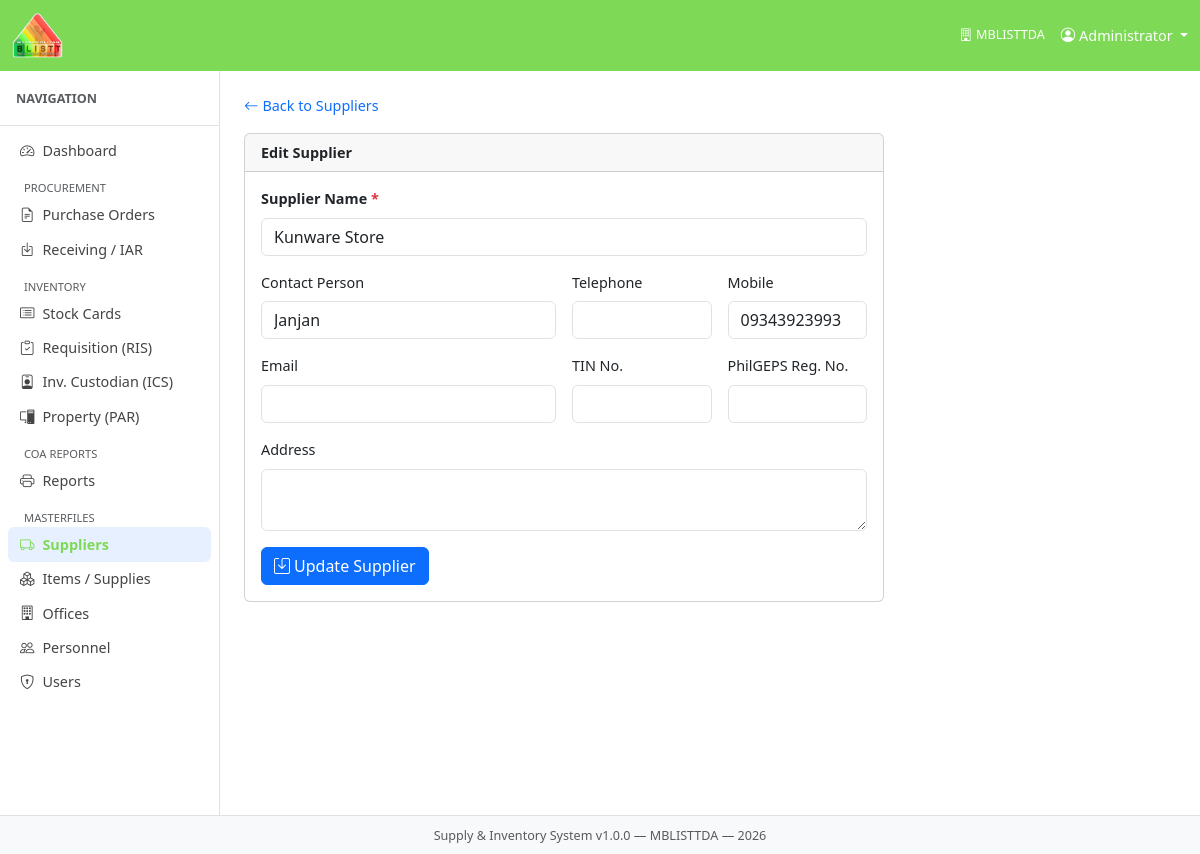
The page /index.php?mod=suppliers&act=edit&id=3 on the database its author committed.
### tables this page shows
CREATE TABLE `suppliers` (
  `supplier_id` int(10) UNSIGNED NOT NULL,
  `supplier_name` varchar(200) NOT NULL,
  `contact_person` varchar(150) DEFAULT NULL,
  `telephone` varchar(50) DEFAULT NULL,
  `mobile` varchar(50) DEFAULT NULL,
  `email` varchar(150) DEFAULT NULL,
  `address` text DEFAULT NULL,
  `tin_no` varchar(20) DEFAULT NULL COMMENT 'Tax Identification Number',
  `philgeps_reg_no` varchar(50) DEFAULT NULL COMMENT 'PhilGEPS registration number',
  `is_active` tinyint(1) NOT NULL DEFAULT 1,
  `created_at` timestamp NOT NULL DEFAULT current_timestamp(),
  `updated_at` timestamp NOT NULL DEFAULT current_timestamp() ON UPDATE current_timestamp()
);

### core/Controller.php (called while the page is built, shortened)
<?php
abstract class Controller {
    protected function render(string $viewFile, array $data = []): void {
        extract($data);
        $viewPath = ROOT_PATH . '/modules/' . $viewFile . '.php';
        include $viewPath;
    }
    protected function get(string $key, mixed $default = ''): mixed {
        return $_GET[$key] ?? $default;
    }
}

### modules/suppliers/SupplierController.php (called while the page is built, shortened)
<?php
class SupplierController extends Controller {
    private SupplierModel $m;
    public function __construct() { $this->m = new SupplierModel(); }
    public function edit(): void {
        $id  = (int)$this->get('id');
        $row = $this->m->findById($id);
        $this->render('suppliers/edit', compact('row'));
    }
}

### core/Router.php (called while the page is built, shortened)
<?php
class Router {
    public function dispatch(): void {
        $act = $_GET['act'] ?? 'index';
        $act = preg_replace('/[^a-zA-Z_]/', '', $act);
        $controller = new $class();
        $controller->$act();
    }
}

### index.php (called while the page is built, shortened)
<?php
require_once ROOT_PATH . '/config/database.php';
require_once ROOT_PATH . '/core/Database.php';
require_once ROOT_PATH . '/core/Model.php';
require_once ROOT_PATH . '/core/Controller.php';
require_once ROOT_PATH . '/core/Router.php';
$router = new Router();
$router->dispatch();

### core/Database.php (called while the page is built, shortened)
<?php
class Database {
    private static ?Database $instance = null;
    private PDO $pdo;
    private function __construct() {
        $dsn = sprintf('mysql:host=%s;port=%s;dbname=%s;charset=%s',
            DB_HOST, DB_PORT, DB_NAME, DB_CHARSET);
        $options = [
            PDO::ATTR_ERRMODE            => PDO::ERRMODE_EXCEPTION,
            PDO::ATTR_DEFAULT_FETCH_MODE => PDO::FETCH_ASSOC,
            PDO::ATTR_EMULATE_PREPARES   => false,
        ];
        try {
            $this->pdo = new PDO($dsn, DB_USER, DB_PASS, $options);
        } catch (PDOException $e) {
            die('Database connection failed: ' . $e->getMessage());
        }
    }
    public static function getInstance(): Database {
        if (self::$instance === null) {
            self::$instance = new self();
        }
        return self::$instance;
    }
    public function query(string $sql, array $params = []): PDOStatement {
        $stmt = $this->pdo->prepare($sql);
        $stmt->execute($params);
        return $stmt;
    }
    public function fetchOne(string $sql, array $params = []): array|false {
        return $this->query($sql, $params)->fetch();
    }
}

### core/Model.php (called while the page is built, shortened)
<?php
abstract class Model {
    protected Database $db;
    protected string $table      = '';
    protected string $primaryKey = 'id';
    public function __construct() {
        $this->db = Database::getInstance();
    }
    public function findById(int $id): array|false {
        $sql = "SELECT * FROM {$this->table} WHERE {$this->primaryKey} = ?";
        return $this->db->fetchOne($sql, [$id]);
    }
}

### views/partials/_supplier_form.php (the view)
<?php $r = $row ?? []; ?>
<div class="row g-3 mb-3">
  <div class="col-12">
    <label class="form-label fw-semibold">Supplier Name <span class="text-danger">*</span></label>
    <input type="text" name="supplier_name" class="form-control"
           value="<?= htmlspecialchars($r['supplier_name'] ?? '') ?>" required>
  </div>
  <div class="col-md-6">
    <label class="form-label">Contact Person</label>
    <input type="text" name="contact_person" class="form-control"
           value="<?= htmlspecialchars($r['contact_person'] ?? '') ?>">
  </div>
  <div class="col-md-3">
    <label class="form-label">Telephone</label>
    <input type="text" name="telephone" class="form-control"
           value="<?= htmlspecialchars($r['telephone'] ?? '') ?>">
  </div>
  <div class="col-md-3">
    <label class="form-label">Mobile</label>
    <input type="text" name="mobile" class="form-control"
           value="<?= htmlspecialchars($r['mobile'] ?? '') ?>">
  </div>
  <div class="col-md-6">
    <label class="form-label">Email</label>
    <input type="email" name="email" class="form-control"
           value="<?= htmlspecialchars($r['email'] ?? '') ?>">
  </div>
  <div class="col-md-3">
    <label class="form-label">TIN No.</label>
    <input type="text" name="tin_no" class="form-control"
           value="<?= htmlspecialchars($r['tin_no'] ?? '') ?>">
  </div>
  <div class="col-md-3">
    <label class="form-label">PhilGEPS Reg. No.</label>
    <input type="text" name="philgeps_reg_no" class="form-control"
           value="<?= htmlspecialchars($r['philgeps_reg_no'] ?? '') ?>">
  </div>
  <div class="col-12">
    <label class="form-label">Address</label>
    <textarea name="address" class="form-control" rows="2"><?= htmlspecialchars($r['address'] ?? '') ?></textarea>
  </div>
</div>

### assets/css/app.css (style rules this page uses)
:root { --sidebar-w: 220px; }
body { font-size: .9rem; }

### rows shown on the page
suppliers: supplier_name "Kunware Store", contact_person "Janjan", mobile "09343923993"

### other values the page prints
APP_AGENCY "MBLISTTDA"
$user['full_name'] "Administrator"
$label "Dashboard Purchase Orders Receiving / IAR Stock Cards Requisition (RIS) Inv. Custodian (ICS) Property (PAR) Reports Suppliers Items / Supplies Offices Personnel Users"
APP_NAME "Supply & Inventory System"
APP_VERSION "1.0.0"
